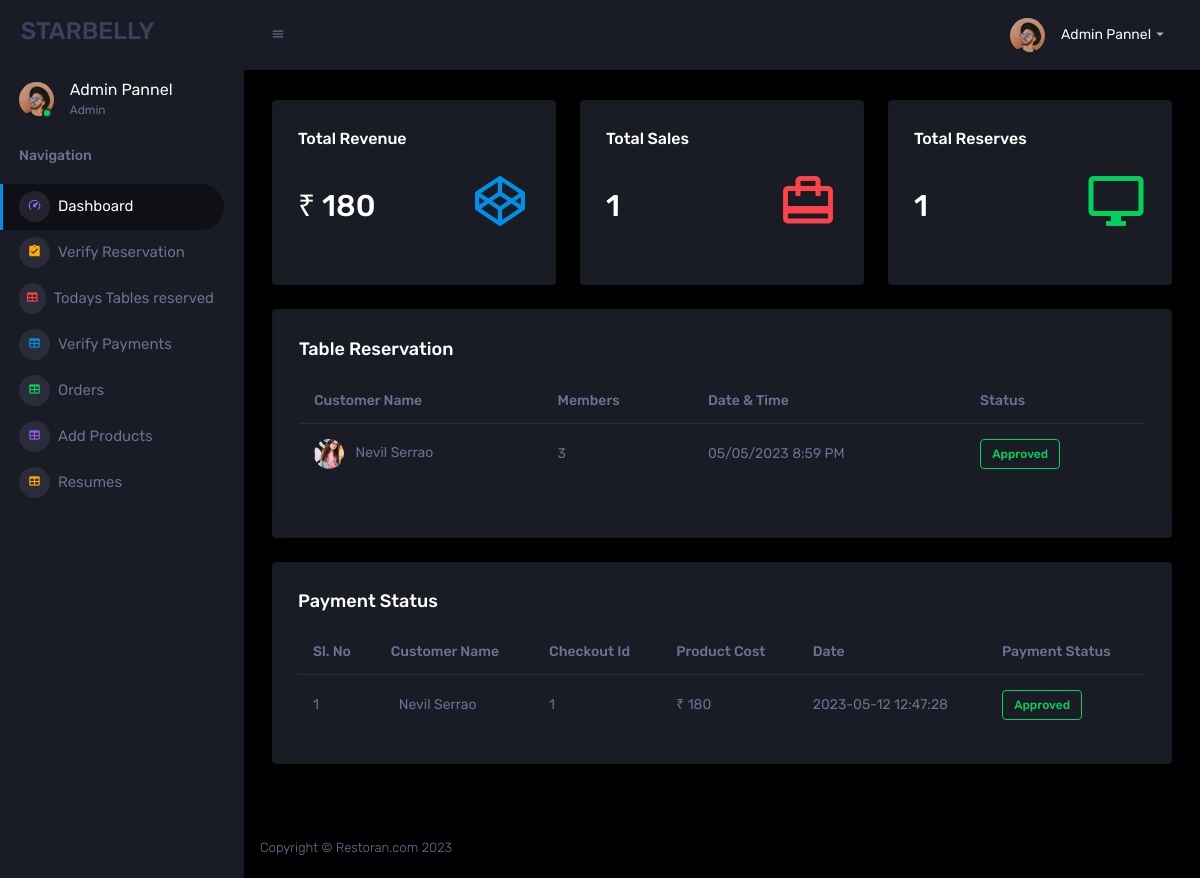
/admin/template/dashboard.php (signed in), run on the app's committed database.
### tables this page shows
CREATE TABLE `reserve` (
  `r_id` int(11) NOT NULL,
  `u_id` int(11) NOT NULL,
  `reservetime` varchar(50) NOT NULL,
  `people` int(11) NOT NULL,
  `description` varchar(246) NOT NULL,
  `approval` int(11) DEFAULT NULL
);

CREATE TABLE `user` (
  `u_id` int(11) NOT NULL,
  `name` varchar(50) NOT NULL,
  `phone` int(11) NOT NULL,
  `email` varchar(100) NOT NULL,
  `password` varchar(256) NOT NULL
);

CREATE TABLE `checkout` (
  `co_id` int(11) NOT NULL,
  `u_id` int(11) NOT NULL,
  `name` varchar(100) NOT NULL,
  `phone` int(11) NOT NULL,
  `address` varchar(300) NOT NULL,
  `city` varchar(100) NOT NULL,
  `pin` int(11) NOT NULL,
  `total` int(11) NOT NULL,
  `transid` varchar(255) NOT NULL,
  `transdate` datetime NOT NULL,
  `approval` int(11) NOT NULL
);

### admin/template/dashboard.php (the view, shortened to what this page needs)
<?php
  include 'header.php';
?>
        <div class="main-panel">
          <div class="content-wrapper">
          <div class="row">
              <div class="col-sm-4 grid-margin">
                <div class="card">
                  <div class="card-body">
                    <h5>Total Revenue</h5>
                    <div class="row">
                      <?php
                        $main = $conn->prepare("SELECT SUM(total), COUNT(co_id) FROM checkout");
                        $main->execute();
                        $ma = $main->fetch(PDO::FETCH_ASSOC);
                      ?>
                      <div class="col-8 col-sm-12 col-xl-8 my-auto">
                        <div class="d-flex d-sm-block d-md-flex align-items-center">
                          <h2 class="mb-0">&#8377 <?php echo $ma['SUM(total)']; ?></h2>
                        </div>
                      </div>
                      <div class="col-4 col-sm-12 col-xl-4 text-center text-xl-right">
                        <i class="icon-lg mdi mdi-codepen text-primary ml-auto"></i>
                      </div>
                    </div>
                  </div>
                </div>
              </div>
              <div class="col-sm-4 grid-margin">
                <div class="card">
                  <div class="card-body">
                    <h5>Total Sales</h5>
                    <div class="row">
                      <div class="col-8 col-sm-12 col-xl-8 my-auto">
                        <div class="d-flex d-sm-block d-md-flex align-items-center">
                          <h2 class="mb-0"> <?php echo $ma['COUNT(co_id)']; ?></h2>
                        </div>
                      </div>
                      <div class="col-4 col-sm-12 col-xl-4 text-center text-xl-right">
                        <i class="icon-lg mdi mdi-wallet-travel text-danger ml-auto"></i>
                      </div>
                    </div>
                  </div>
                </div>
              </div>
              <div class="col-sm-4 grid-margin">
                <div class="card">
                  <?php
                    $main1 = $conn->prepare("SELECT COUNT(r_id) FROM reserve WHERE approval = 1");
                    $main1->execute();
                    $ma1 = $main1->fetch(PDO::FETCH_ASSOC);
                  ?>
                  <div class="card-body">
                    <h5>Total Reserves</h5>
                    <div class="row">
                      <div class="col-8 col-sm-12 col-xl-8 my-auto">
                        <div class="d-flex d-sm-block d-md-flex align-items-center">
                          <h2 class="mb-0"> <?php echo $ma1['COUNT(r_id)']; ?></h2>
                        </div>
                      </div>
                      <div class="col-4 col-sm-12 col-xl-4 text-center text-xl-right">
                        <i class="icon-lg mdi mdi-monitor text-success ml-auto"></i>
                      </div>
                    </div>
                  </div>
                </div>
              </div>
            </div>
            <div class="row">
              <div class="col-md-12 grid-margin stretch-card">
                <div class="card">
                  <div class="row ">
                    <div class="col-12 grid-margin">
                      <div class="card">
                        <div class="card-body">
                          <h4 class="card-title">Table Reservation</h4>
                          <div class="table-responsive">
                            <?php
                              $sql = $conn->prepare("SELECT reserve.*, user.name
                              FROM reserve
                              INNER JOIN user ON reserve.u_id = user.u_id AND approval = 1 OR approval = 0");
                              $sql->execute();
                            ?>
                            <table class="table">
                              <thead>
                                <tr>
                                  <th> Customer Name </th>
                                  <th> Members </th>
                                  <th> Date & Time </th>
                                  <th> Status </th>
                                </tr>
                              </thead>
                              <tbody>
                                <?php
                                  while ($result = $sql->fetch(PDO::FETCH_ASSOC)) {
                                ?>
                                <tr>
                                  <td>
                                    <img src="assets/images/faces/face1.jpg" alt="image" />
                                    <span class="pl-2"><?php echo $result['name']; ?></span>
                                  </td>
                                  <td> <?php echo $result['people']; ?> </td>
                                  <td> <?php echo $result['reservetime'] ?> </td>
                                  <td>
                                    <?php
                                    if ($result['approval'] == 1) {
                                    echo "<div class='badge badge-outline-success'>Approved</div>";
                                    }
                                    else {
                                      echo "<div class='badge badge-outline-danger'>Rejeted</div>";
                                    }
                                    ?>
                                  </td>
                                </tr>
                                <?php
                                  }
                                ?>
                              </tbody>
                            </table>
                          </div>
                        </div>
                      </div>
                    </div>
                  </div>
                </div>
              </div>
            </div>
            <div class="row ">
              <div class="col-12 grid-margin">
                <div class="card">
                  <div class="card-body">
                    <h4 class="card-title">Payment Status</h4>
                    <div class="table-responsive">
                      <table class="table">
                        <thead>
                          <tr>
                            <th>Sl. No</th>
                            <th> Customer Name </th>
                            <th> Checkout Id </th>
                            <th> Product Cost </th>
                            <th> Date </th>
                            <th> Payment Status </th>
                          </tr>
                        </thead>
                        <tbody>
                          <?php
                            $no = 0;
                            $stmt = $conn->prepare("SELECT * FROM checkout");
                            $stmt->execute();
                            while($row = $stmt->fetch(PDO::FETCH_ASSOC)) {
                                  $no += 1;
                                  $u_id = $row['u_id'];
                                  $stmt1 = $conn->prepare("SELECT name FROM user WHERE u_id = '$u_id'");
                                  $stmt1->execute();
                                  $row1 = $stmt1->fetch(PDO::FETCH_ASSOC);
                          ?>
                          <tr>
                            <td><?php echo $no ?></td>
                            <td>
                              <span class="pl-2"><?php echo $row1['name']; ?></span>
                            </td>
                            <td> <?php echo $row['co_id']; ?> </td>
                            <td> &#8377 <?php echo $row['total']; ?> </td>
                            <td> <?php echo $row['transdate'] ?> </td>
                            <td>
                              <?php
                                if ($row['approval'] == 5) {
                                  echo '<div class="badge badge-outline-primary">pending</div>';
                                }
                                else if ($row['approval'] == 1) {
                                  echo '<div class="badge badge-outline-success">Approved</div>';
                                }
                                else {
                                  echo '<div class="badge badge-outline-danger">Rejected</div>';
                                }
                              ?>
                            </td>
                          </tr>
                          <?php
                            }
                          ?>
                        </tbody>
                      </table>
                    </div>
                  </div>
                </div>
              </div>
            </div>
          </div>
          <footer class="footer">
            <div class="d-sm-flex justify-content-center justify-content-sm-between">
              <span class="text-muted d-block text-center text-sm-left d-sm-inline-block">Copyright © Restoran.com 2023</span>
            </div>
          </footer>
        </div>
      </div>
    </div>
  </body>
</html>

### admin/template/header.php (shortened to what this page needs)
<!DOCTYPE html>
<html lang="en">
  <head>
    <link rel="stylesheet" href="assets/vendors/mdi/css/materialdesignicons.min.css">
    <link rel="stylesheet" href="assets/vendors/css/vendor.bundle.base.css">
    <link rel="stylesheet" href="assets/vendors/jvectormap/jquery-jvectormap.css">
    <link rel="stylesheet" href="assets/vendors/flag-icon-css/css/flag-icon.min.css">
    <link rel="stylesheet" href="assets/vendors/owl-carousel-2/owl.carousel.min.css">
    <link rel="stylesheet" href="assets/vendors/owl-carousel-2/owl.theme.default.min.css">
    <link rel="stylesheet" href="assets/css/style.css">
  </head>
  <body>
    <div class="container-scroller">
      <nav class="sidebar sidebar-offcanvas" id="sidebar">
        <div class="sidebar-brand-wrapper d-none d-lg-flex align-items-center justify-content-center fixed-top">
          <a class="sidebar-brand brand-logo" href="index.html">
            <h3>STARBELLY</h3>
        </a>
        </div>
        <ul class="nav">
          <li class="nav-item profile">
            <div class="profile-desc">
              <div class="profile-pic">
                <div class="count-indicator">
                  <img class="img-xs rounded-circle " src="assets/images/faces/face15.jpg" alt="">
                  <span class="count bg-success"></span>
                </div>
                <div class="profile-name">
                  <h5 class="mb-0 font-weight-normal">Admin Pannel</h5>
                  <span>Admin</span>
                </div>
              </div>
            </div>
          </li>
          <li class="nav-item nav-category">
            <span class="nav-link">Navigation</span>
          </li>
          <li class="nav-item menu-items">
            <a class="nav-link" href="dashboard.php">
              <span class="menu-icon">
                <i class="mdi mdi-speedometer"></i>
              </span>
              <span class="menu-title">Dashboard</span>
            </a>
          </li>
          <li class="nav-item menu-items">
            <a class="nav-link" href="verify.php">
              <span class="menu-icon">
                <i class="mdi mdi-clipboard-check"></i>
              </span>
              <span class="menu-title">Verify Reservation</span>
            </a>
          </li>
          <li class="nav-item menu-items">
            <a class="nav-link" href="tablesreserved.php">
              <span class="menu-icon">
                <i class="mdi mdi-table"></i>
              </span>
              <span class="menu-title">Todays Tables reserved</span>
            </a>
          </li>
          <li class="nav-item menu-items">
            <a class="nav-link" href="payment.php">
              <span class="menu-icon">
                <i class="mdi mdi-table"></i>
              </span>
              <span class="menu-title">Verify Payments</span>
            </a>
          </li>
          <li class="nav-item menu-items">
            <a class="nav-link" href="orders.php">
              <span class="menu-icon">
                <i class="mdi mdi-table"></i>
              </span>
              <span class="menu-title">Orders</span>
            </a>
          </li>
          <li class="nav-item menu-items">
            <a class="nav-link" href="addproducts.php">
              <span class="menu-icon">
                <i class="mdi mdi-table"></i>
              </span>
              <span class="menu-title">Add Products</span>
            </a>
          </li>
          <li class="nav-item menu-items">
            <a class="nav-link" href="resumes.php">
              <span class="menu-icon">
                <i class="mdi mdi-table"></i>
              </span>
              <span class="menu-title">Resumes</span>
            </a>
          </li>
        </ul>
      </nav>
      <div class="container-fluid page-body-wrapper">
        <nav class="navbar p-0 fixed-top d-flex flex-row">
          <div class="navbar-menu-wrapper flex-grow d-flex align-items-stretch">
            <button class="navbar-toggler navbar-toggler align-self-center" type="button" data-toggle="minimize">
              <span class="mdi mdi-menu"></span>
            </button>
            <ul class="navbar-nav navbar-nav-right">
              <li class="nav-item dropdown">
                <a class="nav-link" id="profileDropdown" href="#" data-toggle="dropdown">
                  <div class="navbar-profile">
                    <img class="img-xs rounded-circle" src="assets/images/faces/face15.jpg" alt="">
                    <p class="mb-0 d-none d-sm-block navbar-profile-name">Admin Pannel</p>
                    <i class="mdi mdi-menu-down d-none d-sm-block"></i>
                  </div>
                </a>
              </li>
            </ul>
          </div>
        </nav>

### data on the page
reserve: u.name "Nevil Serrao", people "3", reservetime "05/05/2023 8:59 PM", approval "Approved"
checkout: u.name "Nevil Serrao", co_id "1", total "180", transdate "2023-05-12 12:47:28", approval "Approved"

### other printed values
$ma['SUM(total)'] "180"
$ma['COUNT(co_id)'] "1"
$ma1['COUNT(r_id)'] "1"
